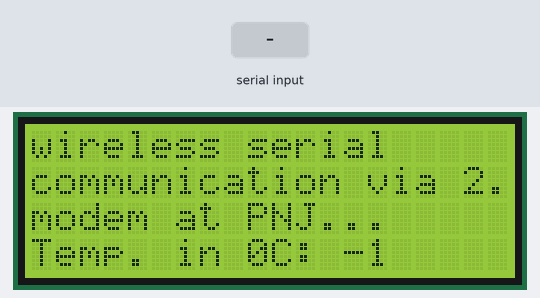
Simulated run of this sketch. Board: Arduino Uno, built with avr-gcc and run on an emulated ATmega328P. On the bench: 20×4 character LCD. Inputs (shaded band) come from the test bench. What the sketch prints to the serial monitor is not drawn.

Above: at 1.2 s.
1.3 s: "1" received over Serial
At 1.58 s:
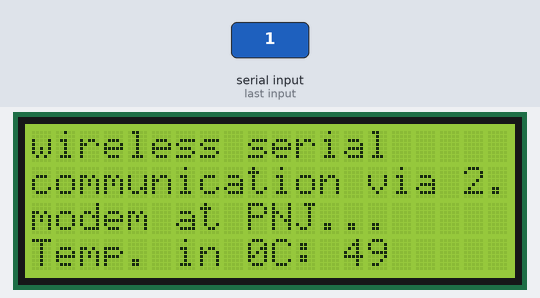
3.1 s: "0" received over Serial
4.8 s: "2" received over Serial
At 5.02 s:
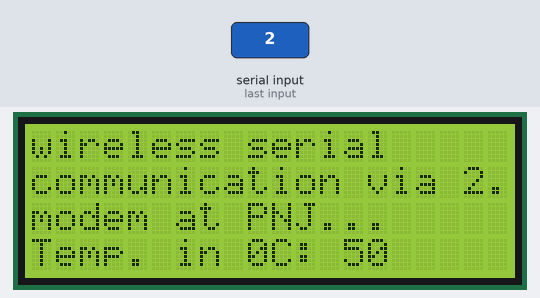
Timing chart, 0 to 7.8 s (numbered marks = the images above; inputs shaded):
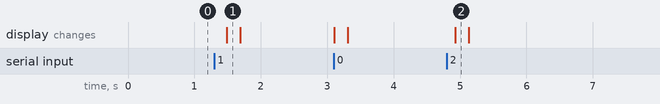

Measured:
- after the input at 1.3 s, the display: changes after 0.19 s (image 1)
- after the input at 4.8 s, the display: changes after 0.13 s (image 2)

The sketch:

receiver.ino
```cpp
//receiver
#include <LiquidCrystal.h>
LiquidCrystal lcd(13, 12, 11, 10, 9, 8);
int TEMP_SENSOR=A0;
void setup()
{
lcd.begin(20,4);
Serial.begin(9600);
lcd.setCursor(0, 0);
lcd.print("wireless serial");
lcd.setCursor(0, 1);
lcd.print("communication via 2.4 GHz");
lcd.setCursor(0, 2);
lcd.print("modem at PNJ...");
}
void loop()
{
  int TEMP_VALUE = Serial.read ();
  lcd.setCursor(0,3);
lcd.print("Temp. in 0C:");
lcd.setCursor (13,3);
lcd.print(TEMP_VALUE);
delay (100);
Serial.print ("TEMP_VAL:");
Serial.println (TEMP_VALUE);
delay(100);
}
```
